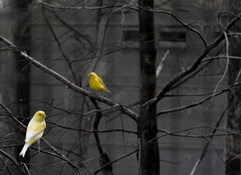
#> input picture Assignment 4/Code/birds1.jpeg, 241 x 175 px, shrunk from 990 x 718 before the run
$ jupyter execute Assignmnet4_Problem1.ipynb
#> lines starting #> are read from the running program, lines starting #| are printed output that depends on the picture
Load required libraries

[cell 1]
import cv2
import numpy as np
from matplotlib import pyplot as plt

[cell 2]
I_bird1 = cv2.imread('birds1.jpeg',0)/255
#> I_bird1: shape (175, 241) float64; min 0, max 1, mean 0.203
I_template = cv2.imread('template.jpeg',0)/255
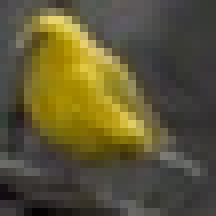
#> input picture Assignment 4/Code/template.jpeg, 27 x 27 px, shrunk from 109 x 112 before the run (shown 8 times larger)
#> I_template: shape (27, 27) float64; min 0.0118, max 0.808, mean 0.33

plt.figure(figsize=(8,8))
plt.subplot(2,1,1)
plt.axis('off')
plt.imshow(I_bird1, cmap='gray')

plt.figure(figsize=(6,6))
plt.subplot(2,1,2)
plt.axis('off')
plt.imshow(I_template, cmap='gray')

Function to perform cross correlation filter

[cell 3]
def crossCorrelelationFilter(I, template):
    '''
    This function implements cross correlation filter
    '''
    I_crosscor = cv2.filter2D(I, ddepth=-1, kernel= template)
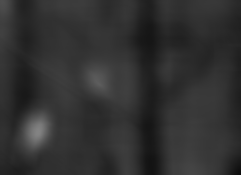
#> I_crosscor: shape (175, 241) float64; min 12.42, max 131.9, mean 49
    idx = np.unravel_index(np.argmax(I_crosscor),I_crosscor.shape)
#> idx = (132, 37)

    w = template.shape[1]
#> w = 27
    h = template.shape[0]
#> h = 27
    cv2.rectangle(I, (idx[1]-int(w/2), idx[0]-int(h/2)), (idx[1]+int(w/2), idx[0] + int(h/2)), (1,0,0), 2)
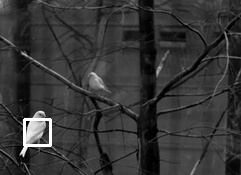
#> I: shape (175, 241) float64; min 0, max 1, mean 0.209

    return I_crosscor, I

Apply cross - correlation on birds1.jpeg using template

[cell 4]
template = I_template
I_crosscor, I_detected = crossCorrelelationFilter(np.copy(I_bird1), template)
plt.figure(figsize=(8,8))
plt.subplot(2,1,1)
plt.axis('off')
plt.title('Output after cross correlation')
im = plt.imshow(I_crosscor, cmap='gray')
plt.colorbar(im)

plt.figure(figsize=(8,8))
plt.subplot(2,1,2)
plt.axis('off')
plt.title('Detected object')
plt.imshow(I_detected, cmap = 'gray')

Function to perform normalized cross correlation

[cell 5]
def norCrossCor(I, template):
    '''
    Function implements normalized cross-correlation fiter
    '''
    # pad image
    m = int(template.shape[0]/2)
#> m = 13
    n = int(template.shape[1]/2)
#> n = 13
    I_pad = np.pad(I, ((m,m),(n,n)))
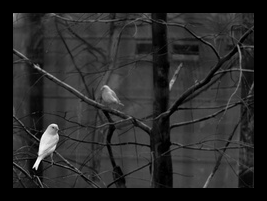
#> I_pad: shape (201, 267) float64; min 0, max 1, mean 0.16

    # loop over image
    I_norcorr = np.zeros_like(I)
    template_pix_sum = np.sum(template)
#> template_pix_sum = 240.5
    template = np.flip(np.flip(template,1),0)
    for i in range(I.shape[0]):
        for j in range(I.shape[1]):
            # Extract window
            I_window = I_pad[i:i+I_template.shape[0],j:j+I_template.shape[1]]
            window_pix_sum = np.sum(I_window)

            # Normalized cross correlation value
            A = I_window - window_pix_sum
            B = template - template_pix_sum

            N = np.sum(np.multiply(A,B))
            D = np.sqrt(np.multiply(np.sum(np.square(A)),np.sum(np.square(B))))
            I_norcorr[i,j] = N/D
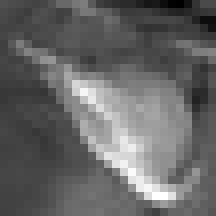
#> B: shape (27, 27) float64 (shown 8 times larger); min -240.5, max -239.7, mean -240.1; drawn with min black and max white

    # Detect maxima
    idx = np.unravel_index(np.argmax(I_norcorr),I_norcorr.shape)
#> idx = (75, 94)
    w = template.shape[1]
#> w = 27
    h = template.shape[0]
#> h = 27
    I_detected = np.copy(I)
    # Annotate rectangle on detected object
    cv2.rectangle(I_detected, (idx[1]-int(w/2), idx[0]-int(h/2)), (idx[1]+int(w/2), idx[0] + int(h/2)), (1,0,0), 2)
#> I_detected: shape (175, 241) float64; min 0, max 1, mean 0.209

    return I_detected, I_norcorr

Normalized cross correlation on birds1.jpeg

[cell 6]
I_detected, I_norcorr = norCrossCor(I_bird1, I_template)

plt.figure(figsize=(8,8))
plt.subplot(2,1,1)
plt.axis('off')
im = plt.imshow(I_norcorr, cmap='gray')
plt.title('Output after normalized cross correlation')
plt.colorbar(im)

plt.figure(figsize=(8,8))
plt.subplot(2,1,2)
plt.axis('off')
plt.title('Detected object')
plt.imshow(I_detected, cmap = 'gray')

Normalized cross correlation on birds2.jpeg

[cell 7]
I_bird2 = cv2.imread('birds2.jpeg',0)/255
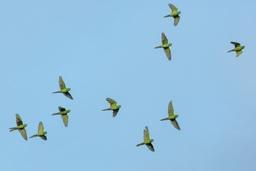
#> input picture Assignment 4/Code/birds2.jpeg, 256 x 171 px, shrunk from 1051 x 701 before the run
#> I_bird2: shape (171, 256) float64; min 0, max 0.784, mean 0.719
I_detected, I_norcorr = norCrossCor(I_bird2, I_template)
#> in norCrossCor (call 2), `I_pad = np.pad(I, ((m,m),(n,n)))`:
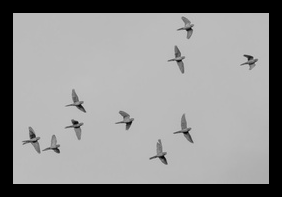
#> I_pad: shape (197, 282) float64; min 0, max 0.784, mean 0.566
#> after the loop in norCrossCor (call 2), `for i in range(I.shape[0]):`:
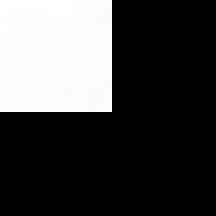
#> A: shape (27, 27) float64 (shown 8 times larger); min -133.4, max -132.7, mean -133.2; drawn with min black and max white
#> in norCrossCor (call 2), `idx = np.unravel_index(np.argmax(I_norcorr),I_norcorr.shape)`: idx = (126, 54)
#> in norCrossCor (call 2), `cv2.rectangle(I_detected, (idx[1]-int(w/2), idx[0]-int(h/2)), (idx[1]+..`:
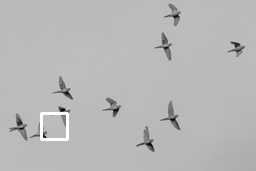
#> I_detected: shape (171, 256) float64; min 0, max 1, mean 0.721

[cell 8]
plt.figure(figsize=(8,8))
plt.subplot(2,1,1)
plt.axis('off')
im = plt.imshow(I_norcorr, cmap='gray')
plt.title('Op after NCC')
plt.colorbar(im)

plt.figure(figsize=(8,8))
plt.subplot(2,1,2)
plt.axis('off')
plt.title('Detected object')
plt.imshow(I_detected, cmap = 'gray')
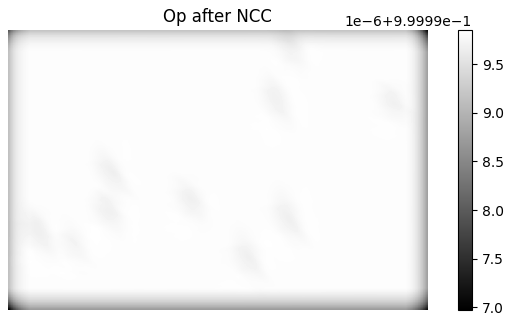
#> figure drawn by matplotlib, 2 panels
